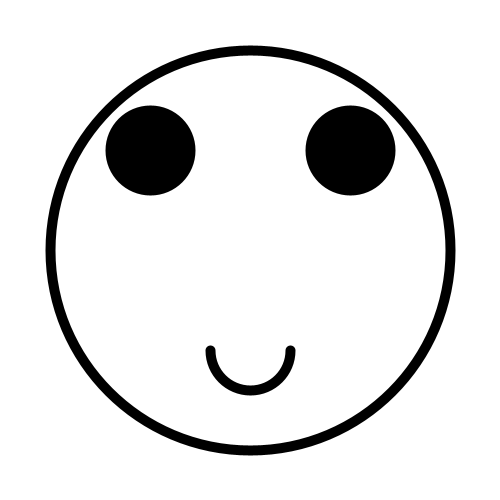
Frame 1 (no input)
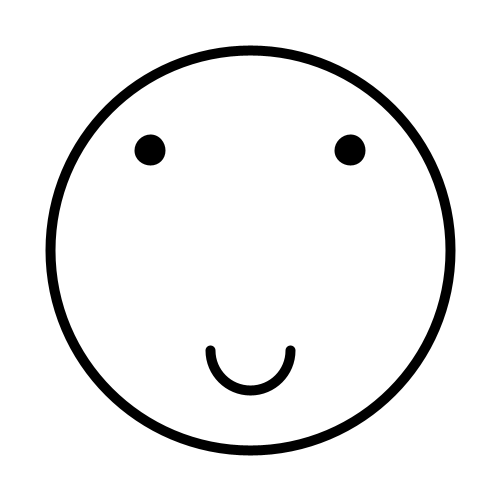
Frame 60 (the mouse pressed at the canvas centre just before this capture)
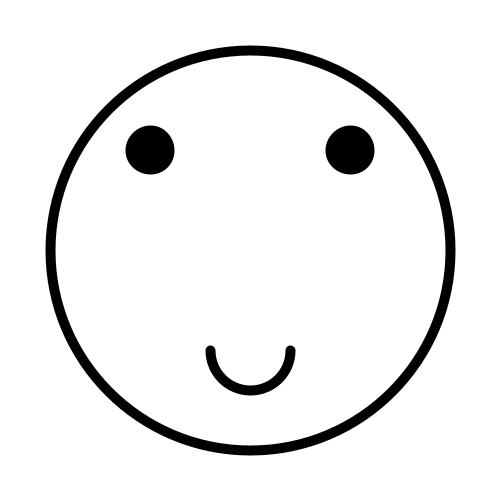
Frame 120 (the mouse held since frame 60 and released just before this capture)

The Processing sketch that drew these frames (run headless with seeded random() and noise(); from frame 60 on, the mouse is pressed at the canvas centre):

// Processing sketch: E1
// ── E1.pde
int x=80, y=80;

void setup()
{
  size(500,500);
  background(255);
}

void draw()
{
  background(255);

  noFill();
  stroke(0);
  strokeWeight(10);
  ellipse(250,250,400,400);
  
  arc(250, 350, 80, 80, 0, PI);
  
  fill(0);
  ellipse(150,150,x,y);
  ellipse(350,150,x,y);
  x--;
  y--;
  
}
